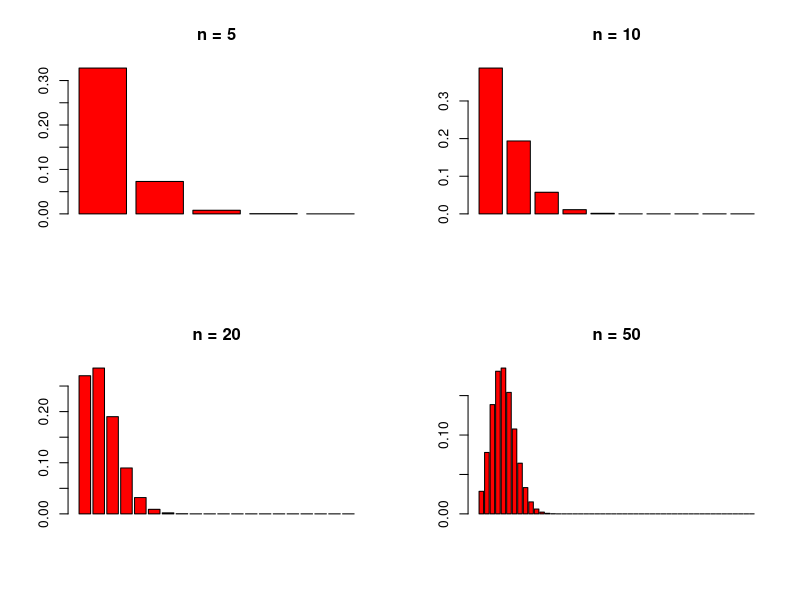
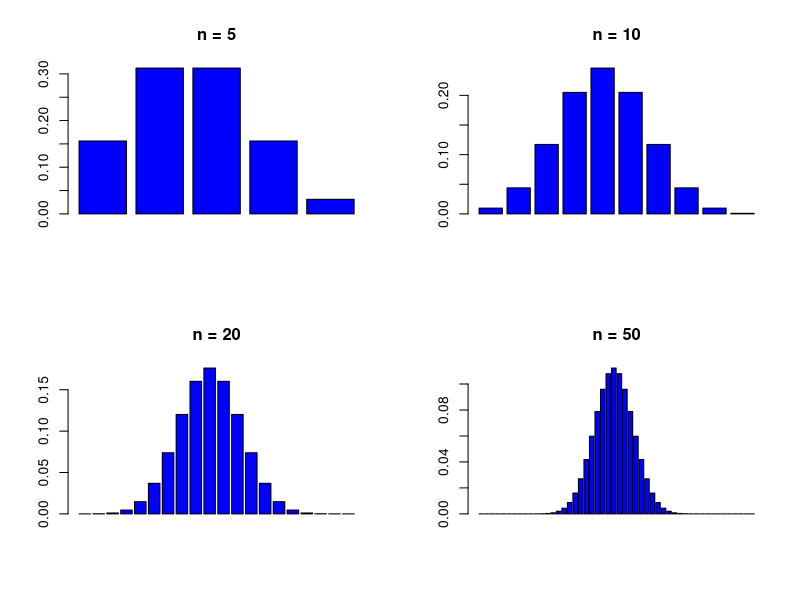

Source code (R) for these figures, in order:
?rbinom

par(mfrow=c(2,2))
barplot(dbinom((1:5),5,0.1), col ="red", main = "n = 5") ## Binomial(5,0.1)
barplot(dbinom((1:10),10,0.1), col ="red", main ="n = 10") ## Binomial(10,0.1)
barplot(dbinom((1:20),20,0.1), col ="red", main ="n = 20") ##Binomial(50,0.1)
barplot(dbinom((1:50),50,0.1), col ="red", main ="n = 50") ##Binomial(100,0.1)


par(mfrow=c(2,2))
barplot(dbinom((1:5),5,0.5), col ="blue", main ="n = 5") ## Binomial(5,1/2)
barplot(dbinom((1:10),10,0.5), col ="blue", main ="n = 10") ## Binomial(10,1/2)
barplot(dbinom((1:20),20,0.5), col ="blue", main ="n = 20") ##Binomial(50,1/2)
barplot(dbinom((1:50),50,0.5), col ="blue", main ="n = 50") ##Binomial(100,1/2)

## Last example: Sign test with alternative M > mu_0 and S = 8, n = 10

## Exact test
binom.test(8,10,alternative = "greater")

## We can directly calculate the binomial probability: 
## P(S >= 8 | S ~ Bin(10,0.5)) = 1- P(S < 7 | S ~ Bin(10,0.5))
?pbinom
1-pbinom(7,10,0.5)


## CLT 
n = 10 
p = 0.5
S = 8

P.value = 1- pnorm((S-n*p-0.5)/(sqrt(n*p*(1-p))))
cat(P.value)
